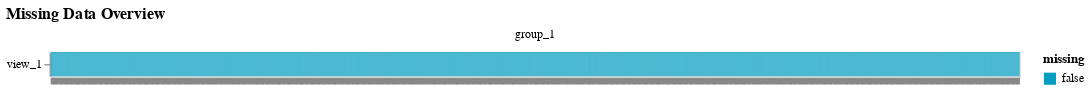

The cell this chart's notebook holds for it:
### Code cell
model = CORE(device="cuda:0")
model.fit(
    n_factors=4,
    data=adata,
    factor_prior="GP",
    weight_prior="SnS",
    covariates_obsm_key="spatial",
    lr=0.005,
    early_stopper_patience=100,
    print_every=100,
    center_groups=True,
    scale_views=False,
    scale_groups=True,
    max_epochs=10000,
    save=True,
    save_path="trained_model",
    init_factors="pca",
    init_scale=0.1,
    gp_n_inducing=1000,
)

### Figure 1 — Vega specification as saved in the notebook (floating-point values rounded to 4 significant figures; data arrays with more than 128 entries replaced by an {"elided": "..."} marker saying what was removed)
{"$schema": "https://vega.github.io/schema/vega/v5.json", "data": [{"name": "source_0", "values": {"elided": "2487 records"}}, {"name": "facet_domain", "values": [{"group": "group_1", "count": 2487}]}, {"name": "facet_domain_row", "values": [{"data": 0.0}]}, {"name": "facet_domain_column", "transform": [{"type": "sequence", "start": 0.0, "stop": {"signal": "min(length(data(\"facet_domain\")), 3)"}}]}, {"name": "source_0_x_domain_obs_name", "values": {"elided": "2487 records"}}, {"name": "source_0_y_domain_view", "values": [{"view": "view_1"}]}, {"name": "source_0_color_domain_missing", "values": [{"missing": false}]}], "signals": [{"name": "child_width", "value": 800}, {"name": "y_step", "value": 20}, {"name": "child_height", "update": "bandspace(domain('y').length, 0, 0) * y_step"}], "marks": [{"type": "group", "name": "row_header", "from": {"data": "facet_domain_row"}, "encode": {"update": {"height": {"signal": "child_height"}}}, "axes": [{"scale": "y", "grid": false, "orient": "left", "zindex": 1}], "role": "row-header"}, {"type": "group", "name": "column_footer", "from": {"data": "facet_domain_column"}, "encode": {"update": {"width": {"signal": "child_width"}}}, "axes": [{"scale": "x", "labelAlign": "right", "orient": "bottom", "grid": false, "labelBaseline": "middle", "zindex": 1, "labels": false, "labelAngle": 270}], "role": "column-footer"}, {"type": "group", "name": "cell", "from": {"facet": {"data": "source_0", "name": "facet", "groupby": ["group"]}}, "sort": {"field": ["datum[\"group\"]"], "order": ["ascending"]}, "encode": {"update": {"height": {"signal": "child_height"}, "width": {"signal": "child_width"}}}, "marks": [{"type": "rect", "name": "child_marks", "from": {"data": "facet"}, "encode": {"update": {"height": {"signal": "max(0.25, bandwidth('y'))"}, "y": {"field": "view", "scale": "y"}, "fill": {"field": "missing", "scale": "color"}, "x": {"field": "obs_name", "scale": "x"}, "width": {"signal": "max(0.25, bandwidth('x'))"}}}, "style": ["rect"]}], "title": {"text": {"signal": "isValid(parent[\"group\"]) ? parent[\"group\"] : \"\"+parent[\"group\"]"}, "style": "guide-label", "frame": "group", "offset": 10}, "style": "cell"}], "scales": [{"name": "x", "type": "band", "domain": {"data": "source_0_x_domain_obs_name", "field": "obs_name", "sort": true}, "range": [0, {"signal": "child_width"}], "paddingInner": 0, "paddingOuter": 0}, {"name": "y", "type": "band", "domain": {"data": "source_0_y_domain_view", "field": "view", "sort": true}, "range": {"step": {"signal": "y_step"}}, "paddingOuter": 0, "paddingInner": 0}, {"name": "color", "type": "ordinal", "domain": {"data": "source_0_color_domain_missing", "field": "missing", "sort": true}, "range": ["#049DBF", "#023373"]}], "title": {"text": "Missing Data Overview", "anchor": "start"}, "background": "white", "legends": [{"fill": "color", "symbolType": "square", "title": "missing"}], "layout": {"padding": 20, "bounds": "full", "align": "all", "columns": 3}, "padding": 5}
